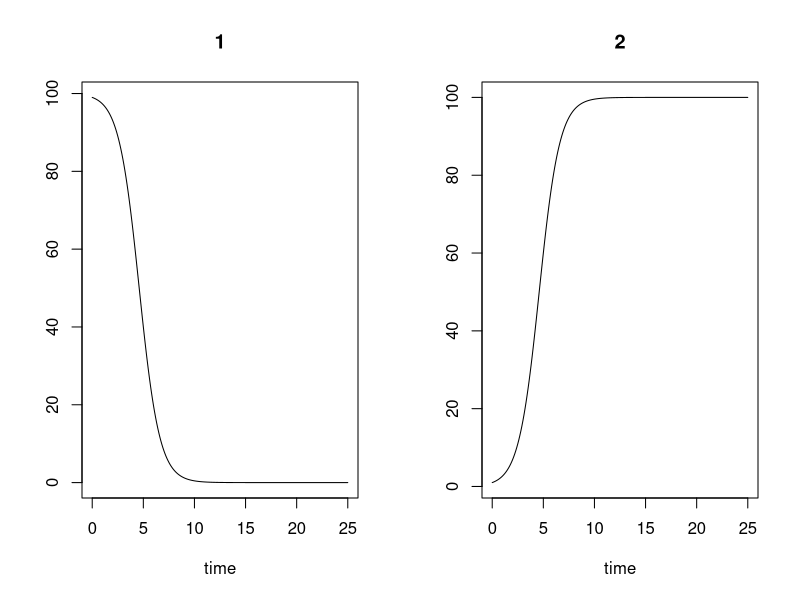

Recreate this plot in R.
## ---- chunk 1
knitr::opts_chunk$set(echo = TRUE)
## ---- chunk 2
SI <- function(t, y, parms){
  S <- y[1]
  I <- y[2]
  with(parms, {
    beta <- beta
    
    dS <- -beta * S * I
    dI <- beta * S * I
    
    return(list(c(dS, dI)))
  })
}
## ---- chunk 3
parms <- list(beta = 0.01)
t <- seq(0, 25, by = 0.1)
y <- c(99, 1)
## ---- chunk 4
library(deSolve)

sim <- lsoda(y = y, times = t, 
             func = SI, parms = parms)
## ---- chunk 5
plot(sim)
